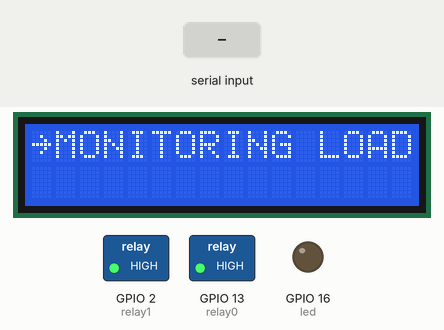
This sketch was run on a simulated ESP8266 (NodeMCU). Shown: 16×2 character LCD, switched loads named in the sketch (green lamp = pin HIGH), output pins drawn as LEDs (lit = HIGH). Inputs (shaded band) come from the test bench. WiFi joins after 1.5 s; servers stay silent unless stated; what the sketch prints to the serial monitor is not drawn.

Above: at 1.1 s.
At 3.7 s:
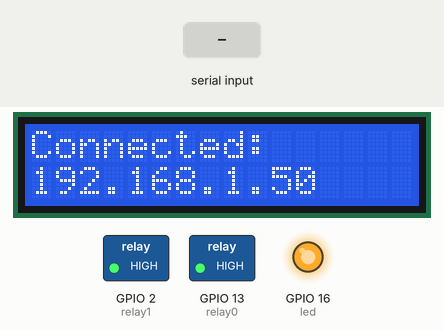
6.7 s: "1" received over the second serial link
At 8.7 s:
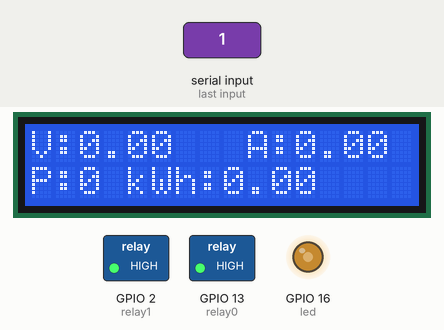
9.2 s: "0" received over the second serial link
At 10.0 s:
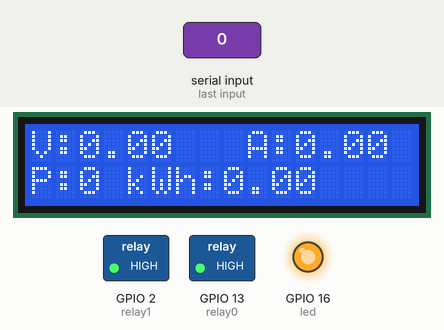
Timing chart, 0 to 12.2 s (numbered marks = the images above; inputs shaded):
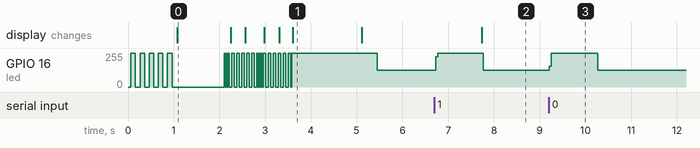

Measured:
- after the input at 6.7 s, GPIO 16 (led): 126/255 → 255/255 at once, → 126/255 1.0 s later; the display: changes after 1.0 s (image 2)
- after the input at 9.2 s, GPIO 16 (led): 126/255 → 255/255 at once, → 126/255 1.1 s later
- what the display in image 0 shows lasts 1.1 s, from 1.1 s to 2.2 s
- what the display in image 1 shows lasts 1.5 s, from 3.6 s to 5.1 s

The sketch:

NODEMCU_Receiver_AC_Monitoring_Load_wjson.ino
```cpp
/*
 * ZMPT101B ACS712 IOT MONITORING using nodemcu and arduino uno board
 *
 * this is for board NodeMCU
 *
 * author: massagita 2021
 */

#include <ArduinoJson.h>

#include <SoftwareSerial.h>

#include <LiquidCrystal_I2C.h>
LiquidCrystal_I2C lcd(0x27, 16, 2);

#include <ESP8266WiFi.h>
#include <BlynkSimpleEsp8266.h>
#define BLYNK_PRINT Serial

#include <SimpleTimer.h>
SimpleTimer timer;

const int relay0 = 13;
const int relay1 = 2;

String key = "123456789";

char auth[ ] = "Bt4qkcUCE8OMqySt98SiX0OuVC6_WtW_";
char ssid[ ] = "Aswad Blaugrana";
char pass[ ] = "punyarizal";

// Declare the "link" serial port
// Please see SoftwareSerial library for detail
SoftwareSerial linkSerial(14, 12); // RX, TX

const int led = 16;
int countDisplay = 0;
int refresh = 0;

int swRel0 = 1, swRel1 = 1;

float arusKiriman, teganganKiriman;

//Variabel untuk json doc
float dsValFromArdu, phValFromArdu, pressBarFromArdu;
float pressPsiFromArdu, dhtTempFromArdu, dhtHumiFromArdu;

int daya;

unsigned long nextMillis;
float energi;
long detik;
unsigned long cost;
int perkwh = 1352;

BLYNK_WRITE(V0) { swRel0 = param.asInt(); }
BLYNK_WRITE(V1) { swRel1 = param.asInt(); }

void sendUptime() {
  Blynk.virtualWrite(V2, teganganKiriman);
  Blynk.virtualWrite(V3, arusKiriman);
  Blynk.virtualWrite(V4, daya);
  Blynk.virtualWrite(V5, energi);
  Blynk.virtualWrite(V6, cost);
}

void setup() {

  Serial.begin(115200);
  Serial.println("lol");
  pinMode(led, OUTPUT);
  pinMode(relay0, OUTPUT);
  pinMode(relay1, OUTPUT);

  digitalWrite(relay0, 1);
  digitalWrite(relay1, 1);

  lcd.init();

  for (int i = 0; i < 5; i++) {
    digitalWrite(led, HIGH);
    delay(100);
    digitalWrite(led, LOW);
    delay(100);
  }

  lcd.backlight();
  lcd.setCursor(0, 0);
  lcd.print("~MONITORING LOAD");
  delay(1000);

  WiFi.begin(ssid, pass);
  while (WiFi.status() != WL_CONNECTED) {
    lcd.setCursor(0, 0);
    lcd.print("~MONITORING LOAD");
    lcd.setCursor(0, 1);
    lcd.print("connect");
    Serial.println("Connecting..");
    if (++refresh > 6) {
      lcd.setCursor(refresh, 1);
      lcd.print(".");
      delay(30);
    }
    if(refresh > 16) {
      refresh = 0; lcd.clear();
    }

    digitalWrite(led, digitalRead(led) ^ 1);
  }

  Serial.print((String)"Connected to " + ssid + "\t");
  Serial.println(WiFi.localIP());
  lcd.clear();
  lcd.setCursor(0, 0);
  lcd.print("Connected:");
  lcd.setCursor(0, 1);
  lcd.print(WiFi.localIP());

  delay(1500);

  refresh = 0;

  lcd.clear();
  //while (!Serial) continue;
  // Initialize the "link" serial port
  // Use the lowest possible data rate to reduce error ratio
  linkSerial.begin(4800);

  //memulai blynk
  Blynk.begin(auth, ssid, pass, "blynk-cloud.com", 8080);

  //interval sendUptime 1 detik
  timer.setInterval(1000, sendUptime);
}

void loop() {
  if (linkSerial.available()) {
    countDisplay++;
    if (WiFi.status() == WL_CONNECTED) {

      if (++refresh > 5) {
        lcd.clear();
        refresh = 0;
      }

      Blynk.run(); //run blynk
      timer.run(); //run timer blynk

      digitalWrite(relay0, swRel0);
      digitalWrite(relay1, swRel1);

      daya = (arusKiriman * 240 / 1.3);
      hitung();

      // Allocate the JSON document
      // This one must be bigger than for the sender because it must store the strings

      StaticJsonDocument<500> docReceive;
      //deserializeJson(doc, json);

      // Read the JSON document from the "link" serial port
      DeserializationError err = deserializeJson(docReceive, linkSerial);

      if (err == DeserializationError::Ok) {
        teganganKiriman = docReceive["sensorTegangan"].as<float>();
        arusKiriman = docReceive["sensorArus"].as<float>();

        // Print the values
        // (we must use as<T>() to resolve the ambiguity)
        Serial.print("TX -> V: ");
        Serial.print(teganganKiriman);
        Serial.print("\t A: ");
        Serial.println(arusKiriman);
      }

      else {
        // Print error to the "debug" serial port
        Serial.print("deserializeJson() returned ");
        Serial.println(err.c_str());
        lcd.clear();
        lcd.setCursor(15, 1);
        lcd.print("E");
        // Flush all bytes in the "link" serial port buffer
        while (linkSerial.available() > 0)
          linkSerial.read();
      }

      lcd.setCursor(0, 0);
      lcd.print("V:"); lcd.print(teganganKiriman);
      lcd.setCursor(9, 0);
      lcd.print("A:"); lcd.print(arusKiriman);

      lcd.setCursor(0, 1);
      lcd.print("P:"); lcd.print(daya);
      lcd.print(" kWh:"); lcd.print(energi);

    }
    else {
      Serial.println("Error in WiFi connection");
    }
  }
  digitalWrite(led, digitalRead(led) ^ 1);
}

void hitung() {
  while (millis() < nextMillis) {}
  nextMillis = millis() + 1000;
  energi += daya / 3600000.000;
  detik++;
  cost = energi * perkwh;
}
```
